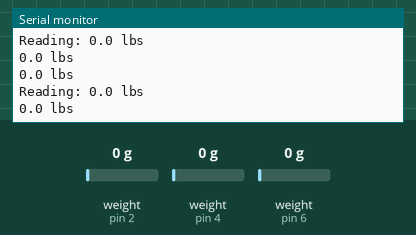
The sketch below on a simulated Arduino Uno, built with avr-gcc and run on an emulated ATmega328P. Shown: the last lines printed to the serial monitor. The inputs (shaded band) are chosen by the test bench; at power-on: weight on the scale (sensors on pin 2, pin 4, pin 6) 0 g.

Above: at 4.2 s.
4.3 s: weight on the scale (sensor on pin 2) set to 100 g
At 4.37 s:
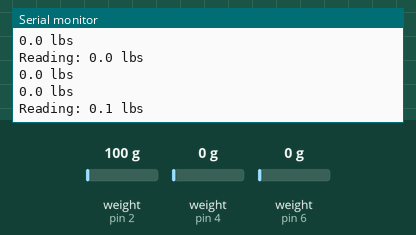
7.3 s: weight on the scale (sensor on pin 4) set to 100 g
At 7.68 s:
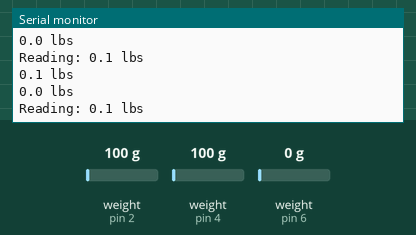
8.8 s: weight on the scale (sensor on pin 6) set to 1250 g
At 9.19 s:
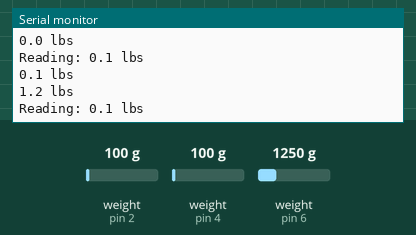
10.3 s: weight on the scale (sensor on pin 2) set to 1250 g
At 10.4 s:
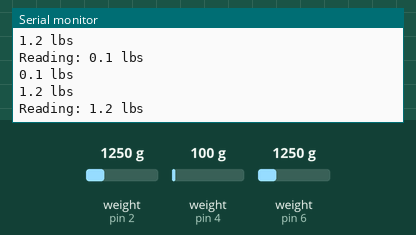
11.8 s: weight on the scale (sensor on pin 4) set to 2500 g
At 12.21 s:
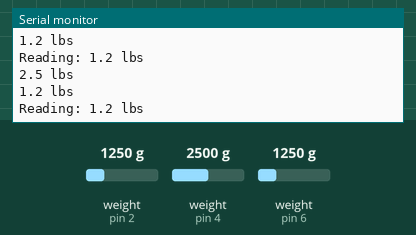
13.3 s: weight on the scale (sensor on pin 6) set to 3750 g
At 13.71 s:
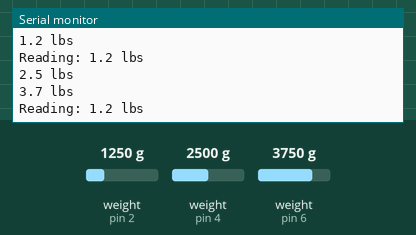
Timing chart, 0 to 15.8 s (numbered marks = the images above; inputs shaded):
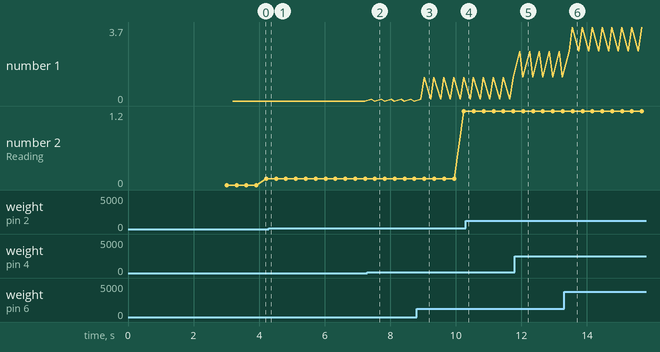

The sketch:

hx711_triple_log.ino
```cpp
// (licence header left out)
#include "HX711.h"

#define calibration_factor -7050.0 //This value is obtained using the SparkFun_HX711_Calibration sketch

#define DOUT_1 2
#define CLK_1  3
#define DOUT_2 4
#define CLK_2  5
#define DOUT_3 6
#define CLK_3  7


HX711 scale_1;
HX711 scale_2;
HX711 scale_3;


void setup() {
  Serial.begin(9600);
  Serial.println("HX711 scale demo");

  scale_1.begin(DOUT_1, CLK_1);
  scale_2.begin(DOUT_2, CLK_2);
  scale_3.begin(DOUT_3, CLK_3);

  scale_1.set_scale(calibration_factor); //This value is obtained by using the SparkFun_HX711_Calibration sketch
  scale_1.tare(); //Assuming there is no weight on the scale at start up, reset the scale to 0

  scale_2.set_scale(calibration_factor); //This value is obtained by using the SparkFun_HX711_Calibration sketch
  scale_2.tare(); //Assuming there is no weight on the scale at start up, reset the scale to 0

  scale_3.set_scale(calibration_factor); //This value is obtained by using the SparkFun_HX711_Calibration sketch
  scale_3.tare(); //Assuming there is no weight on the scale at start up, reset the scale to 0

  Serial.println("Readings:");
}

void loop() {
  Serial.print("Reading: ");
  Serial.print(scale_1.get_units(), 1); //scale.get_units() returns a float
  Serial.print(" lbs"); //You can change this to kg but you'll need to refactor the calibration_factor
  Serial.println();


  Serial.print(scale_2.get_units(), 1); //scale.get_units() returns a float
  Serial.print(" lbs"); //You can change this to kg but you'll need to refactor the calibration_factor
  Serial.println();


  Serial.print(scale_3.get_units(), 1); //scale.get_units() returns a float
  Serial.print(" lbs"); //You can change this to kg but you'll need to refactor the calibration_factor
  Serial.println();
}
```

Measured:
- after the input at 7.3 s, the serial monitor: prints a new line after 0.12 s (image 2)
- after the input at 8.8 s, the serial monitor: prints a new line after 0.23 s (image 3)
- after the input at 11.8 s, the serial monitor: prints a new line after 0.15 s (image 5)
- after the input at 13.3 s, the serial monitor: prints a new line after 0.25 s (image 6)
- plotted number 1: 0 → 1.2 after the input at 8.8 s, 1.2 → 3.7 after the input at 13.3 s
- plotted number 2: 0.1 → 1.2 after the input at 8.8 s
